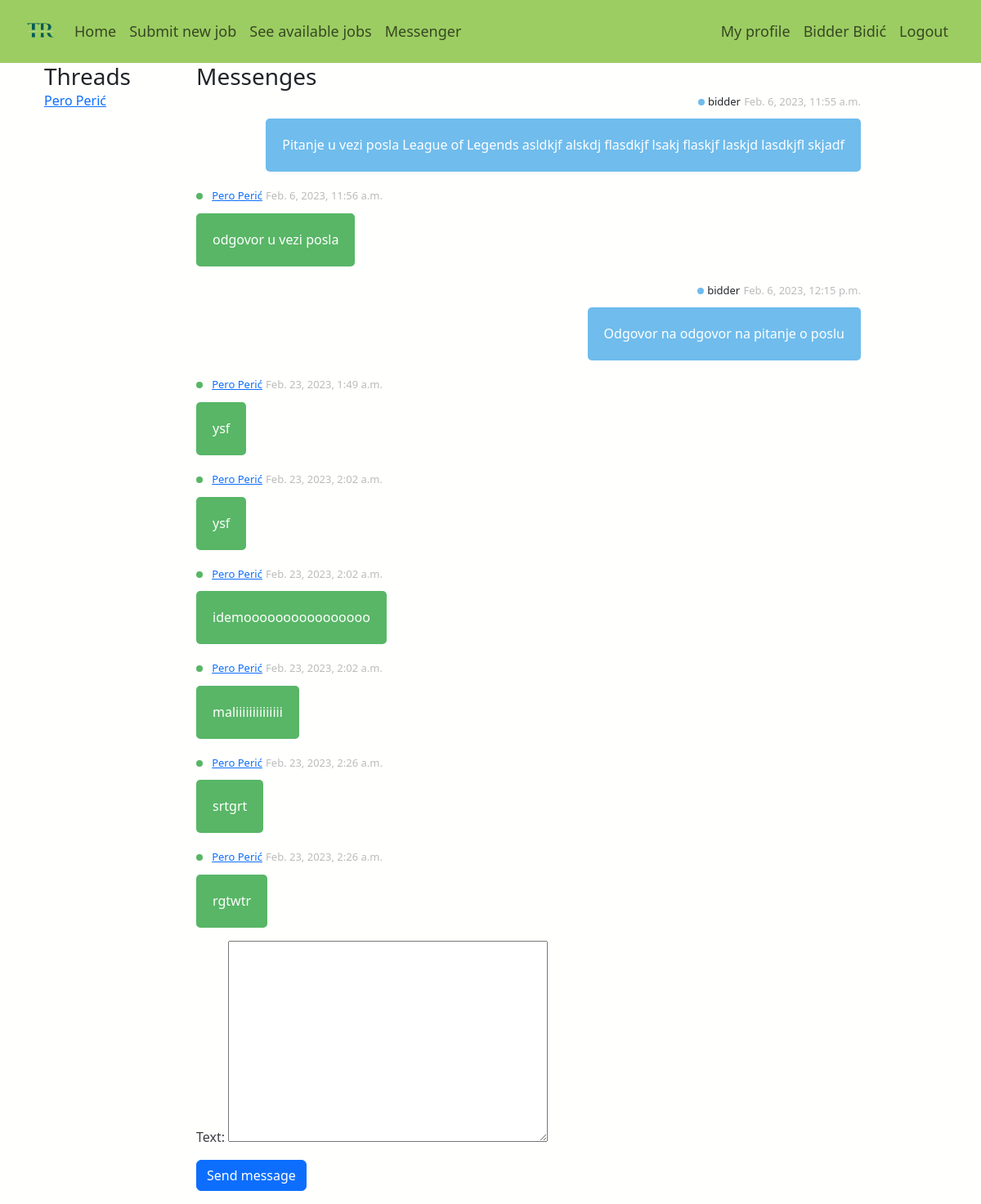
The page /messenger/1 (signed in) on the database its author committed.
### app/models.py (models this page shows, shortened)
class Account(models.Model):
    user = models.OneToOneField(User, on_delete=models.CASCADE)
    name = models.CharField(max_length=100)
    balance = models.DecimalField(max_digits=8, decimal_places=2, default=0)
    translator = models.BooleanField()

class Message(models.Model):
    sender = models.ForeignKey(User, on_delete=models.CASCADE, related_name='sender')
    receiver = models.ForeignKey(User, on_delete=models.CASCADE, related_name='receiver')
    text = models.TextField(blank= False, null=False)
    sent_at = models.DateTimeField(auto_now_add=True)
    @classmethod
    def get_thread(cls, user1, user2):
        return cls.objects.filter(sender__in=[user1, user2], receiver__in=[user1, user2]).order_by('sent_at')
    @classmethod
    def get_thread_users(cls, user):
        messages = Message.objects.filter(sender=user) | Message.objects.filter(receiver=user)
        users = [message.sender for message in messages] + [ message.receiver for message in messages] #dobivamo sve sendere i sve recievere
        users = set(users)-set([user])
        return users
    @classmethod
    def get_threads_for(cls, my_user):
        users = cls.get_thread_users(my_user)
        threads = [ [user, cls.get_thread(my_user, user)] for user in users]
        return threads

### messenger/views.py (the view, shortened to what this page needs)
# urls.py: path('<int:user_id>', views.thread, name="thread"),
@login_required
def thread(request, user_id):
    user = request.user #ja
    thread_user = get_object_or_404(User, pk=user_id)# user s kojim zelimo vijet razgvor
    thread = Message.get_thread(user, thread_user) #sve poruke izmedu nas i usera s kojim smo vodili razgov
    sidebar_threads = Message.get_threads_for(user) # svi ostali useri koji trebaju biti u lijevom side baru
    form = MessageForm()
    context={
        'sidebar_threads':sidebar_threads,
        'thread_user':thread_user,
        'thread':thread,
        'form': form,
    }
    return render(request, 'messenger/messenger.html', context)

### app/forms.py
class MessageForm(ModelForm):
    class Meta:
        model = Message
        fields = ['text']
    labels = {
        "text": "type a message",
    }

### messenger/templates/messenger/messenger.html (shortened to what this page needs)
{% extends 'app/base.html' %}
{% block content %}
<div class="container">
    <div class="row">
        <div class="col-md-2 left-sidebar">
            <h3> Threads </h3>
            {% for user, thread in sidebar_threads %}
                <p class="user">
                    <a href="{% url 'messenger:thread' user.id %}" >
                        {{ user.account.name }}
                    </a>
                </p>
            {% endfor %}
        </div>
       <div class="col-md-9" >
            <h3> Messenges </h3>
            <div class="messages">
                {% for message in thread %}
                    {% include 'includes/message_card.html' with message=message user=user %}
                {% endfor %}
            </div>
            <div class="send-message">
                <form action="{% url 'messenger:thread' thread_user.id  %}" method="post">
                    {{ form.as_p}}
                    <button type="submit" class="btn btn-primary">Send message</button>
                </form>
            </div>
       </div>
    </div>
</div>
{% endblock %}

### app/templates/app/base.html (shortened to what this page needs)
{% load static %}
<html>
  <head>
    <link href="https://cdn.jsdelivr.net/npm/bootstrap@5.3.0-alpha1/dist/css/bootstrap.min.css" rel="stylesheet">
    <link rel="stylesheet" href="{% static 'app/css/app.css' %}">
  </head>
  <body>
    <nav class="navbar navbar-expand-lg">
      <div class="container-fluid  p-2 ms-4 me-4">
          <a class="navbar-brand" href="/"><img class="logo" src="../../static/app/images/logo.png"></a>
          <div class="collapse navbar-collapse" id="navbarText">
            <ul class="navbar-nav me-auto mb-2 mb-lg-0">
              <li class="nav-item active">
                <a class="nav-link" href="/">Home</a>
              </li>
              {% if user.is_authenticated %}
                <li class="nav-item">
                    <a class="nav-link" aria-current="page" href="{% url 'app:new_job'  %}">Submit new job</a>
                </li>
                {% if user.account.translator %}
                  <li class="nav-item">
                  <a class="nav-link" href="{% url 'app:jobs'  %}">See available jobs</a>
                  </li>
                {% endif %}
                <li class="nav-item">
                  <a class="nav-link" aria-current="page" href="{% url 'messenger:messenger'  %}">Messenger</a>
              </li>
              {% endif %}
            </ul>
            <ul class="navbar-nav ms-auto mb-2 mb-lg-0">
              {% if user.is_authenticated %}
                <li class="nav-item">
                  <a class="nav-link" href="{% url 'accounts:profile' user.id %}">My profile</a>
                </li>
                <li class="nav-item">
                  <a class="nav-link" href="{% url 'accounts:dashboard' %}">{{ user.account.name }}</a>
                </li>
                <li class="nav-item">
                  <a class="nav-link" href="{% url 'logout' %}">Logout</a>
                </li>
              {% endif %}
            </ul>
          </div>
      </div>
    </nav>
    <div class="content container">
      <div class="row">
        <div class="col-md-12">
          {% block content %}
          {% endblock %}
        </div>
      </div>
    </div>
  </body>
</html>

### accounts/templates/includes/message_card.html
{% load static %}
<head>
    <link rel="stylesheet" href="{% static 'app/css/message_card.css' %}">
</head>
<div id="container">
    <main>
      <ul id="chat">
        <li class="{% if user == message.sender %} me {% else %} you {% endif %}">
          <div class="entete">
            <span class=" status {% if user == message.sender %} blue {% else %} green {% endif %}"></span>
            <h2>{% if user == message.sender %}
                    {{ message.sender }}
                {% else %}
                    <a href="{% url 'accounts:profile' message.sender.id %}">
                        {{ message.sender.account.name }}
                    </a>
                {% endif %}
            </h2>
            <h3>{{ message.sent_at }}</h3>
          </div>
          <div class="message">
            {{ message.text }}
          </div>
        </li>
    </main>
  </div>

### app/static/app/css/app.css (style rules this page uses)
body { background-color: #fffffe; }
p { color: #3C3D42; }
nav { background-color: #9CCD62; }
.nav-link { font-size: 18px !important; }
.logo { max-height: 35px; }

### app/static/app/css/message_card.css (style rules this page uses)
* { box-sizing: border-box; }
a h2, h3 { margin: 0; }
.status { width: 8px; height: 8px; border-radius: 50%; display: inline-block; margin-right: 7px; }
.green { background-color: #58b666; }
.blue { background-color: #6fbced; margin-right: 0; margin-left: 7px; }
#chat { list-style-type: none; padding-left: 0; }
#chat h2, #chat h3 { display: inline-block; font-size: 13px; font-weight: normal; }
#chat h3 { color: #bbb; }
#chat .entete { margin-bottom: 5px; }
#chat .message { padding: 20px; color: #fff; line-height: 25px; max-width: 90%; display: inline-block; text-align: left; border-radius: 5px; }
#chat .me { text-align: right; }
#chat .you .message { background-color: #58b666; }
#chat .me .message { background-color: #6fbced; }

### rows shown on the page
Message: sender "bidder", sent_at "Feb. 6, 2023, 11:55 a.m.", text "Pitanje u vezi posla League of Legends asldkjf alskdj flasdkjf lsakj flaskjf laskjd lasdkjfl skjadf"
Message: sender.account.name "Pero Perić", sent_at "Feb. 6, 2023, 11:56 a.m.", text "odgovor u vezi posla"
Message: sender "bidder", sent_at "Feb. 6, 2023, 12:15 p.m.", text "Odgovor na odgovor na pitanje o poslu"
Message: sender.account.name "Pero Perić", sent_at "Feb. 23, 2023, 1:49 a.m.", text "ysf"
Message: sender.account.name "Pero Perić", sent_at "Feb. 23, 2023, 2:02 a.m.", text "ysf"
Message: sender.account.name "Pero Perić", sent_at "Feb. 23, 2023, 2:02 a.m.", text "idemoooooooooooooooo"
Message: sender.account.name "Pero Perić", sent_at "Feb. 23, 2023, 2:02 a.m.", text "maliiiiiiiiiiiiii"
Message: sender.account.name "Pero Perić", sent_at "Feb. 23, 2023, 2:26 a.m.", text "srtgrt"
Message: sender.account.name "Pero Perić", sent_at "Feb. 23, 2023, 2:26 a.m.", text "rgtwtr"

### other values the page prints
{{ user.account.name }} "Bidder Bidić"
{{ user.account.name }} "Pero Perić"
